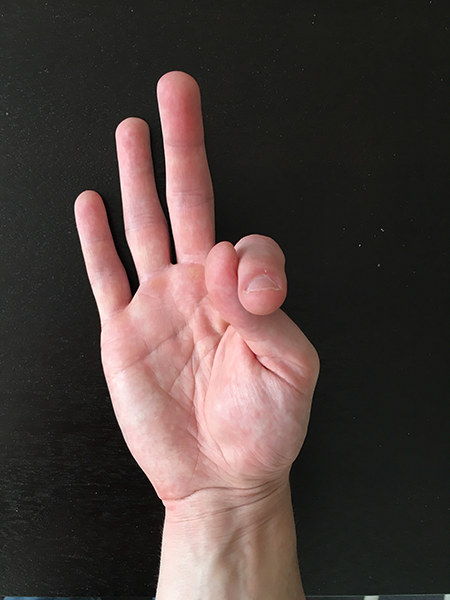
#> input picture src/com/cv/ExtremePoint/images/example_02.png, 450 x 600 px
$ python extreme_points.py
#> lines starting #> are read from the running program, lines starting #| are printed output that depends on the picture; after the words box and inside, x2 and y2 are one past the last pixel; in counts of white or black regions, pixels touching at a corner belong together
import cv2
import imutils

# https://www.pyimagesearch.com/2016/04/11/finding-extreme-points-in-contours-with-opencv/

# load the image
image_path = "images/"
original_image = cv2.imread(image_path + "example_02.png")
#> original_image is the input picture: shape (600, 450, 3); mean B, G, R 59.5, 62.8, 75.6
# show original image
window_name = 'Original Image'
cv2.imshow(window_name, original_image)
cv2.waitKey()

# convert the image to grayscale
gray_image = cv2.cvtColor(original_image, cv2.COLOR_BGR2GRAY)
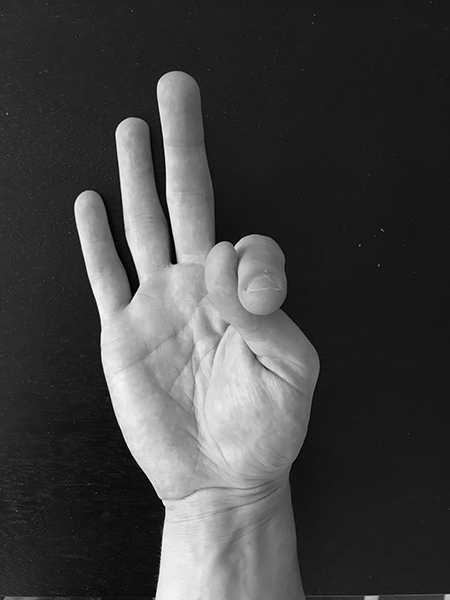
#> gray_image: shape (600, 450); min 0, max 255, mean 66.2
# show Gray image
window_name = 'Gray Image'
cv2.imshow(window_name, gray_image)
cv2.waitKey()

# Blurring
blurring_image = cv2.GaussianBlur(gray_image, (5, 5), 0)
# show Blurring image
window_name = 'Blurring Image'
cv2.imshow(window_name, blurring_image)
cv2.waitKey()

# threshold the image
binary_image = cv2.threshold(blurring_image, 45, 255, cv2.THRESH_BINARY)[1]
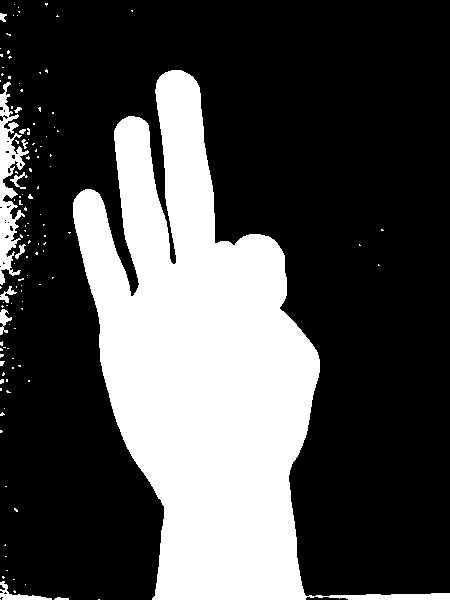
#> binary_image: shape (600, 450); 29.9% white; 123 white regions (111 under 20 px), largest, box (x1, y1, x2, y2) and area: (73, 70, 450, 600) 76945, (0, 82, 29, 285) 2375, (0, 581, 52, 600) 296
# show Binary Image
window_name = 'Binary Image'
cv2.imshow(window_name, binary_image)
cv2.waitKey()

# perform a dilation + erosion to close gaps in between object edges
binary_image = cv2.erode(binary_image, None, iterations=2)
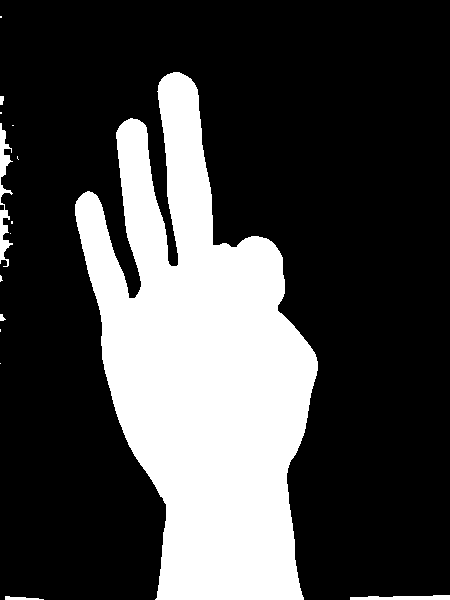
#> binary_image: shape (600, 450); 27.2% white; 15 white regions (9 under 20 px), largest, box (x1, y1, x2, y2) and area: (75, 72, 318, 600) 72045, (0, 123, 13, 267) 782, (350, 595, 450, 600) 385, (5, 596, 44, 600) 99, (0, 96, 4, 105) 32, (0, 314, 6, 321) 28
# show erosion image
window_name = 'Erosion'
cv2.imshow(window_name, binary_image)
cv2.waitKey()

binary_image = cv2.dilate(binary_image, None, iterations=2)
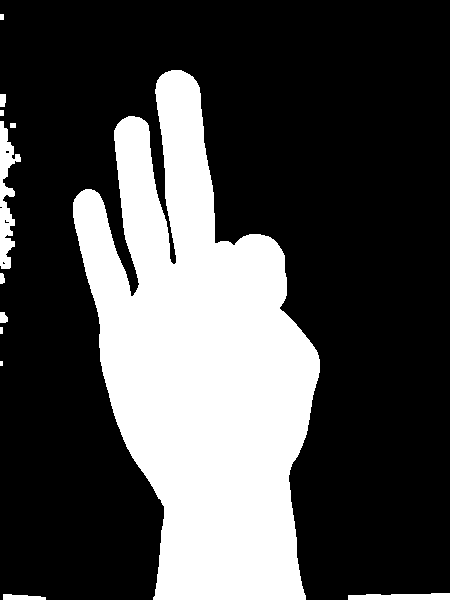
#> binary_image: shape (600, 450); 29.2% white; 12 white regions (1 under 20 px)
# show dilation image
window_name = 'Dilation'
cv2.imshow(window_name, binary_image)
cv2.waitKey()

# find contours in the binary image
contours = cv2.findContours(binary_image.copy(), cv2.RETR_EXTERNAL, cv2.CHAIN_APPROX_SIMPLE)
#> contours = 12 contours, 4 with area under 20; largest, box (x1, y1, x2, y2) and area: (73, 70, 320, 600) 75322, (0, 121, 21, 269) 1320, (348, 593, 450, 600) 496, (3, 594, 46, 600) 154, (0, 312, 8, 323) 58, (0, 94, 6, 107) 56, (0, 273, 5, 284) 34, (10, 123, 16, 128) 20
# parsing the contours for various versions of OpenCV.
contours = imutils.grab_contours(contours)

# get hand contour (the largest one)
hand_contour = max(contours, key=cv2.contourArea)
#> hand_contour = contour of 663 points, box (x1, y1, x2, y2) (73, 70, 320, 600), area 75322

# convert hand_contour from 3D to 2D
hand_contour = hand_contour.reshape((-1, 2))
#> hand_contour = 663 pairs, first value 73 to 319, second value 70 to 599

# draw hand contour
cv2.drawContours(original_image, [hand_contour], -1, (0, 255, 255), 2)
# show hand contour image
window_name = 'Hand contour'
cv2.imshow(window_name, original_image)
cv2.waitKey()

# finds the smallest x-coordinate, left_extreme_point (west)
smallest_x_coordinate_index = hand_contour[:, 0].argmin()
#> smallest_x_coordinate_index = 267
left_extreme_point = tuple(hand_contour[smallest_x_coordinate_index])
#> left_extreme_point = (73, 202)

# finds the largest x-coordinate, right_extreme_point (east)
largest_x_coordinate_index = hand_contour[:, 0].argmax()
#> largest_x_coordinate_index = 536
right_extreme_point = tuple(hand_contour[largest_x_coordinate_index])
#> right_extreme_point = (319, 372)

# finds the smallest y-coordinate, top_extreme_point (north)
smallest_y_coordinate_index = hand_contour[:, 1].argmin()
#> smallest_y_coordinate_index = 0
top_extreme_point = tuple(hand_contour[smallest_y_coordinate_index])
#> top_extreme_point = (171, 70)

# finds the largest y-coordinate, bottom_extreme_point (south)
largest_x_coordinate_index = hand_contour[:, 1].argmax()
#> largest_x_coordinate_index = 445
bottom_extreme_point = tuple(hand_contour[largest_x_coordinate_index])
#> bottom_extreme_point = (153, 599)

#  draw each of the extreme points
# (the left-most is red, right-most is green, top-most is blue, bottom-most is teal)
cv2.circle(original_image, left_extreme_point, 8, (0, 0, 255), -1)
cv2.circle(original_image, right_extreme_point, 8, (0, 255, 0), -1)
cv2.circle(original_image, top_extreme_point, 8, (255, 0, 0), -1)
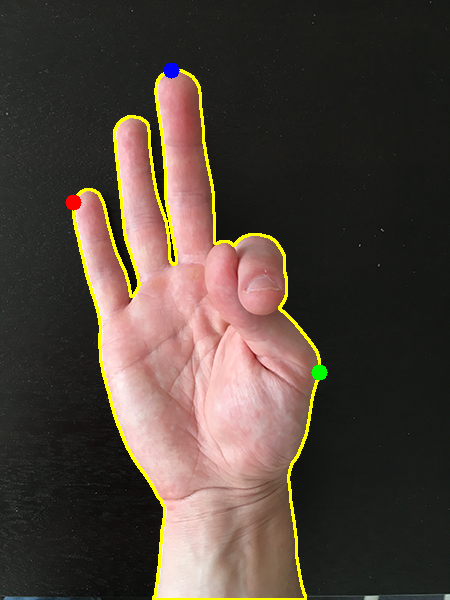
#> original_image: shape (600, 450, 3); mean B, G, R 58.2, 67.1, 79.4
cv2.circle(original_image, bottom_extreme_point, 8, (255, 255, 0), -1)
#> original_image: shape (600, 450, 3); 0.04% of pixels changed, all inside (x1, y1, x2, y2) = (145, 591, 162, 600)

# show the output image
cv2.imshow("Result", original_image)
cv2.waitKey()

$ run again, with src/com/cv/ExtremePoint/images/example_03.png copied over src/com/cv/ExtremePoint/images/example_02.png
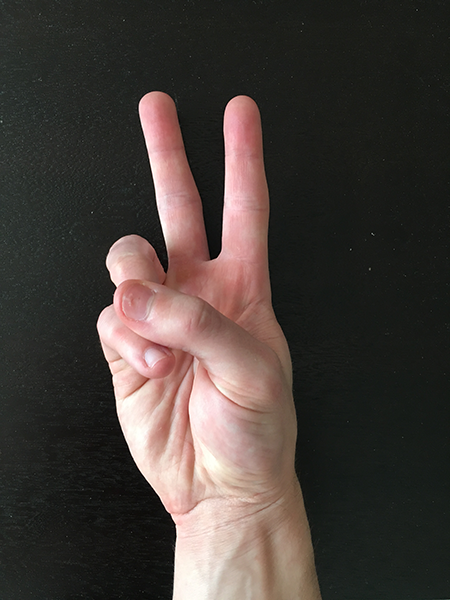
#> input picture src/com/cv/ExtremePoint/images/example_03.png, 450 x 600 px
#> original_image is the input picture: shape (600, 450, 3); mean B, G, R 57.1, 61.6, 69.9
#> `binary_image = cv2.dilate(binary_image, None, iterations=2)`:
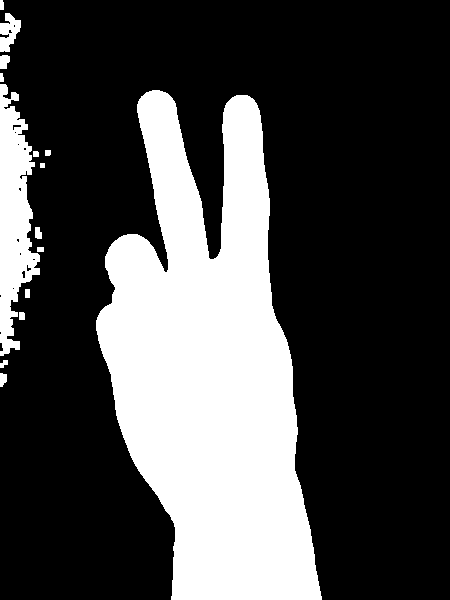
#> binary_image: shape (600, 450); 28.8% white; 15 white regions
#> contours = 15 contours, 1 with area under 20; largest, box (x1, y1, x2, y2) and area: (96, 90, 322, 600) 69471, (0, 84, 40, 356) 6082, (0, 13, 21, 52) 452, (0, 55, 10, 69) 96, (0, 373, 7, 387) 61
#> `hand_contour = max(contours, key=cv2.contourArea)`: hand_contour = contour of 571 points, box (x1, y1, x2, y2) (96, 90, 322, 600), area 69471
#> `hand_contour = hand_contour.reshape((-1, 2))`: hand_contour = 571 pairs, first value 96 to 321, second value 90 to 599
#> smallest_x_coordinate_index = 168
#> left_extreme_point = (96, 320)
#> `largest_x_coordinate_index = hand_contour[:, 0].argmax()`: largest_x_coordinate_index = 300
#> right_extreme_point = (321, 599)
#> smallest_y_coordinate_index = 0
#> top_extreme_point = (152, 90)
#> `largest_x_coordinate_index = hand_contour[:, 1].argmax()`: largest_x_coordinate_index = 299
#> bottom_extreme_point = (171, 599)
#> `cv2.circle(original_image, top_extreme_point, 8, (255, 0, 0), -1)`:
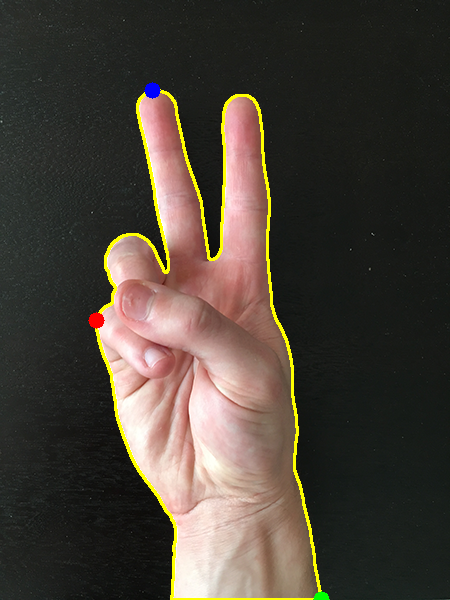
#> original_image: shape (600, 450, 3); mean B, G, R 55.9, 65.2, 73.3
